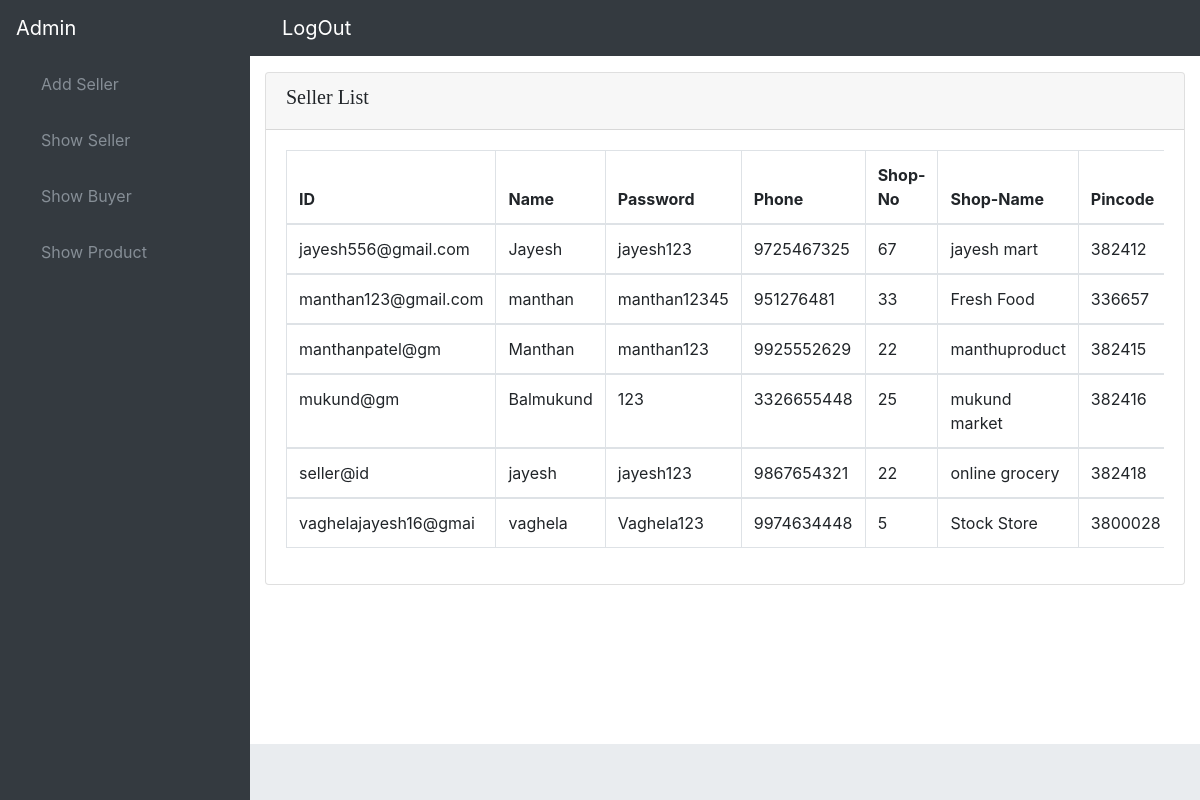
Screenshot of /Admin/showseller.php (signed in) with the database file from the repository.
### tables this page shows
CREATE TABLE `admin_master` (
  `Admin_ID` varchar(20) NOT NULL,
  `Name` varchar(20) NOT NULL,
  `Password` varchar(30) NOT NULL
);

CREATE TABLE `seller_master` (
  `Seller_ID` varchar(100) NOT NULL,
  `Name` varchar(20) NOT NULL,
  `Password` varchar(30) NOT NULL,
  `Telephone_No` bigint(20) NOT NULL,
  `Shop_No` int(20) NOT NULL,
  `Shop_name` varchar(50) NOT NULL,
  `Near_by` varchar(50) NOT NULL,
  `Pin_code` int(20) NOT NULL,
  `remove` tinyint(1) NOT NULL
);

### Admin/session.php (called while the page is built, shortened)
<?php
   include '../buyer/connection.php';
   if(isset($_SESSION['adminlogin']))
   {
       $user_check = $_SESSION['adminlogin'];
   $sql = "select Name from admin_master where Admin_ID = '$user_check' ";
   $result = mysqli_query($connect,$sql);
   $row =mysqli_fetch_assoc($result);
   $login_session = $row['Name'];
   }
?>

### Admin/showseller.php (the view, shortened to what this page needs)
<!DOCTYPE html>
<html lang="en">
<head>
  <link href="vendor/bootstrap/css/bootstrap.min.css" rel="stylesheet">
  <link href="vendor/font-awesome/css/font-awesome.min.css" rel="stylesheet" type="text/css">
  <link href="css/sb-admin.css" rel="stylesheet">
</head>
<body class="fixed-nav sticky-footer bg-dark" id="page-top">
  <nav class="navbar navbar-expand-lg navbar-dark bg-dark fixed-top" id="mainNav">
      <?php
                    include 'session.php';
                    if(!isset($_SESSION['adminlogin']))
                    {
                	?>
                        <a class="navbar-brand" data-placement="left" href="login.php" class="flex-c-m trans-04 p-lr-25">LogIn
                        </a>
                	<?php
                    }
                     else
                    {
                	?>
                        <a class="navbar-brand" data-placement="left" href="#" class="flex-c-m trans-04 p-lr-25">
                                <?php   echo $login_session;  ?>
                        </a>
                        <a class="navbar-brand" data-placement="left" href="logout.php" class="flex-c-m trans-04 p-lr-25">  LogOut
                        </a>
					<?php
						}
      ?>
     <div class="collapse navbar-collapse" id="navbarResponsive">
      <ul class="navbar-nav navbar-sidenav" id="exampleAccordion">
        <li class="nav-item" data-toggle="tooltip" data-placement="right" title="Dashboard">
          <a class="nav-link" href="addseller.php">
            <i class="fa fa-fw fa-dashboard"></i>
            <span class="nav-link-text">Add Seller</span>
          </a>
        </li>
        <li class="nav-item" data-toggle="tooltip" data-placement="right" title="Tables">
          <a class="nav-link" href="showseller.php">
            <i class="fa fa-fw fa-table"></i>
            <span class="nav-link-text">Show Seller</span>
          </a>
        </li>
        <li class="nav-item" data-toggle="tooltip" data-placement="right" title="Tables">
          <a class="nav-link" href="showbuyer.php">
            <i class="fa fa-fw fa-table"></i>
            <span class="nav-link-text">Show Buyer</span>
          </a>
        </li>
        <li class="nav-item" data-toggle="tooltip" data-placement="right" title="Tables">
         <a class="nav-link" href="showproduct.php">
            <i class="fa fa-fw fa-table"></i>
            <span class="nav-link-text">Show Product</span>
         </a>
        </li>
      </ul>
    </div>
</nav>
   <div class="content-wrapper">
    <div class="container-fluid">
      <div class="card mb-3">
          <?php
          if(isset($user_check))
          {
              ?>
        <div class="card-header">
            <h5 style="font-family:Trebuchet MS">Seller List</h5>
        </div>
        <div class="card-body">
          <div class="table-responsive">
            <table class="table table-bordered" id="dataTable" width="100%" cellspacing="0">
              <thead>
                <tr>
                  <th>ID</th>
                  <th>Name</th>
                  <th>Password</th>
                  <th>Phone</th>
                  <th>Shop-No</th>
                  <th>Shop-Name</th>
                  <th>Pincode</th>
                </tr>
              </thead>
                <?php
                    $sql = "SELECT * FROM seller_master where remove='0'";
                        $result= mysqli_query($connect,$sql);
                        if(mysqli_num_rows($result) > 0)
                        {
                            while($row = mysqli_fetch_assoc($result))
                            {
                ?>
              <tbody>
                <tr>
                  <td><?php echo $row["Seller_ID"];  ?></td>
                  <td><?php echo $row["Name"];  ?></td>
                  <td><?php echo $row["Password"];  ?></td>
                  <td><?php echo $row["Telephone_No"];  ?></td>
                  <td><?php echo $row["Shop_No"];  ?></td>
                  <td><?php echo $row["Shop_name"];  ?></td>
                  <td><?php echo $row["Pin_code"];  ?></td>
                </tr>
              </tbody>
             <?php
                            }
                    }
                else
					{
			 ?>
				<font color="black" face="verdana" size="5" align="center">SORRY!No Result Found.</font>
			<?php
					}
			?>
            </table>
          </div>
        </div>
      </div>
    </div>
    <?php
          }
          else
          {
              echo "PLEASE Login!";
          }
    ?>
    </div>
    <footer class="sticky-footer">
    </footer>
</body>
</html>

### Admin/css/sb-admin.css (style rules this page uses)
html { position: relative; min-height: 100%; }
body { overflow-x: hidden; }
body.sticky-footer { margin-bottom: 56px; }
body.sticky-footer .content-wrapper { min-height: calc(100vh - 56px - 56px); }
body.fixed-nav { padding-top: 56px; }
.content-wrapper { min-height: calc(100vh - 56px); padding-top: 1rem; }
#mainNav .navbar-collapse { overflow: auto; max-height: 75vh; }
#mainNav .navbar-collapse .navbar-nav .nav-item .nav-link { cursor: pointer; }
@media (min-width: 992px) { #mainNav .navbar-brand { width: 250px; } }
@media (min-width: 992px) { #mainNav .navbar-collapse { overflow: visible; max-height: none; } }
@media (min-width: 992px) { #mainNav .navbar-collapse .navbar-sidenav { position: absolute; top: 0; left: 0; -webkit-flex-direction: column; -ms-flex-direction: column; flex-direction: column; margin-top: 56px; } }
@media (min-width: 992px) { #mainNav .navbar-collapse .navbar-sidenav > .nav-item { width: 250px; padding: 0; } }
@media (min-width: 992px) { #mainNav .navbar-collapse .navbar-sidenav > .nav-item > .nav-link { padding: 1em; } }
@media (min-width: 992px) { #mainNav.fixed-top .navbar-sidenav { height: calc(100vh - 112px); } }
.content-wrapper { overflow-x: hidden; background: white; }
@media (min-width: 992px) { .content-wrapper { margin-left: 250px; } }
#mainNav.navbar-dark .navbar-collapse .navbar-sidenav > .nav-item > .nav-link { color: #868e96; }
@media (min-width: 992px) { #mainNav.navbar-dark .navbar-collapse .navbar-sidenav { background: #343a40; } }
footer.sticky-footer { position: absolute; right: 0; bottom: 0; width: 100%; height: 56px; background-color: #e9ecef; line-height: 55px; }
@media (min-width: 992px) { footer.sticky-footer { width: calc(100% - 250px); } }

### rows the page displays
admin_master: Name "Admin"
seller_master: Seller_ID "jayesh556@gmail.com", Name "Jayesh", Password "jayesh123", Telephone_No "9725467325", Shop_No "67", Shop_name "jayesh mart", Pin_code "382412"
seller_master: Seller_ID "manthan123@gmail.com", Name "manthan", Password "manthan12345", Telephone_No "951276481", Shop_No "33", Shop_name "Fresh Food", Pin_code "336657"
seller_master: Seller_ID "manthanpatel@gm", Name "Manthan", Password "manthan123", Telephone_No "9925552629", Shop_No "22", Shop_name "manthuproduct", Pin_code "382415"
seller_master: Seller_ID "mukund@gm", Name "Balmukund", Password "123", Telephone_No "3326655448", Shop_No "25", Shop_name "mukund market", Pin_code "382416"
seller_master: Seller_ID "seller@id", Name "jayesh", Password "jayesh123", Telephone_No "9867654321", Shop_No "22", Shop_name "online grocery", Pin_code "382418"
seller_master: Seller_ID "vaghelajayesh16@gmai", Name "vaghela", Password "Vaghela123", Telephone_No "9974634448", Shop_No "5", Shop_name "Stock Store", Pin_code "3800028"
